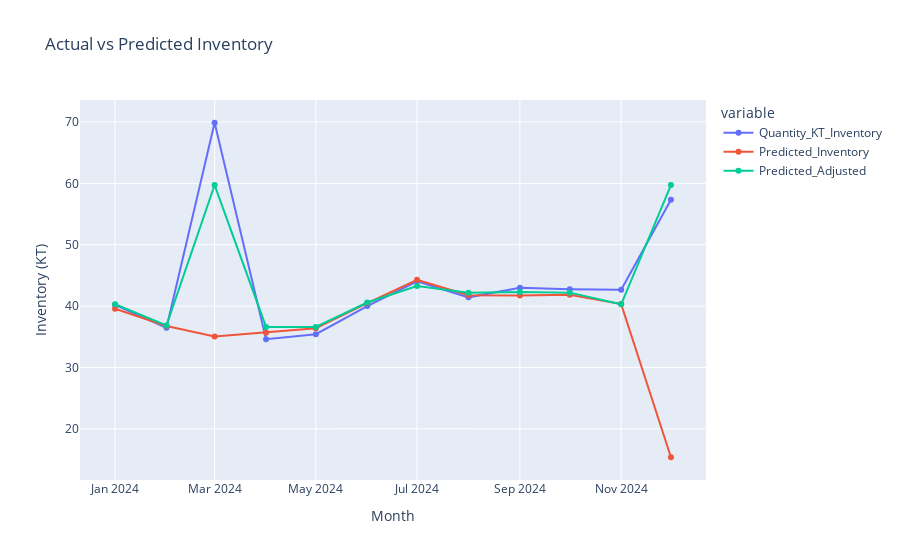

Notebook code for this chart:
### Code cell
X_all = scaler.transform(comparison[['Predicted_Inventory']].fillna(0))
comparison['Predicted_Adjusted'] = xgb.predict(X_all)
comparison['Deviation_Adjusted'] = comparison['Quantity_KT_Inventory'] - comparison['Predicted_Adjusted']

fig = px.line(comparison, x='month', y=['Quantity_KT_Inventory', 'Predicted_Inventory', 'Predicted_Adjusted'],
              title='Actual vs Predicted Inventory', markers=True)
fig.update_layout(yaxis_title='Inventory (KT)', xaxis_title='Month')
fig.show()

### Figure 1 — Plotly figure (JSON) as saved in the notebook; plotly's stock layout.template omitted (floating-point values rounded to 4 significant figures)
{"data": [{"hovertemplate": "variable=Quantity_KT_Inventory<br>month=%{x}<br>value=%{y}<extra></extra>", "legendgroup": "Quantity_KT_Inventory", "line": {"color": "#636efa", "dash": "solid"}, "marker": {"symbol": "circle"}, "mode": "lines+markers", "name": "Quantity_KT_Inventory", "orientation": "v", "showlegend": true, "type": "scatter", "x": ["2024-01-01T00:00:00", "2024-02-01T00:00:00", "2024-03-01T00:00:00", "2024-04-01T00:00:00", "2024-05-01T00:00:00", "2024-06-01T00:00:00", "2024-07-01T00:00:00", "2024-08-01T00:00:00", "2024-09-01T00:00:00", "2024-10-01T00:00:00", "2024-11-01T00:00:00", "2024-12-01T00:00:00"], "xaxis": "x", "y": [40.21, 36.47, 69.88, 34.62, 35.43, 40.01, 44.05, 41.43, 43.0, 42.75, 42.67, 57.33], "yaxis": "y"}, {"hovertemplate": "variable=Predicted_Inventory<br>month=%{x}<br>value=%{y}<extra></extra>", "legendgroup": "Predicted_Inventory", "line": {"color": "#EF553B", "dash": "solid"}, "marker": {"symbol": "circle"}, "mode": "lines+markers", "name": "Predicted_Inventory", "orientation": "v", "showlegend": true, "type": "scatter", "x": ["2024-01-01T00:00:00", "2024-02-01T00:00:00", "2024-03-01T00:00:00", "2024-04-01T00:00:00", "2024-05-01T00:00:00", "2024-06-01T00:00:00", "2024-07-01T00:00:00", "2024-08-01T00:00:00", "2024-09-01T00:00:00", "2024-10-01T00:00:00", "2024-11-01T00:00:00", "2024-12-01T00:00:00"], "xaxis": "x", "y": [39.58, 36.76, 35.05, 35.66, 36.37, 40.5, 44.29, 41.77, 41.73, 41.85, 40.33, 15.38], "yaxis": "y"}, {"hovertemplate": "variable=Predicted_Adjusted<br>month=%{x}<br>value=%{y}<extra></extra>", "legendgroup": "Predicted_Adjusted", "line": {"color": "#00cc96", "dash": "solid"}, "marker": {"symbol": "circle"}, "mode": "lines+markers", "name": "Predicted_Adjusted", "orientation": "v", "showlegend": true, "type": "scatter", "x": ["2024-01-01T00:00:00", "2024-02-01T00:00:00", "2024-03-01T00:00:00", "2024-04-01T00:00:00", "2024-05-01T00:00:00", "2024-06-01T00:00:00", "2024-07-01T00:00:00", "2024-08-01T00:00:00", "2024-09-01T00:00:00", "2024-10-01T00:00:00", "2024-11-01T00:00:00", "2024-12-01T00:00:00"], "xaxis": "x", "y": [40.3, 36.86, 59.73, 36.61, 36.61, 40.59, 43.27, 42.2, 42.32, 42.2, 40.3, 59.73], "yaxis": "y"}], "layout": {"legend": {"title": {"text": "variable"}, "tracegroupgap": 0}, "title": {"text": "Actual vs Predicted Inventory"}, "xaxis": {"anchor": "y", "domain": [0, 1], "title": {"text": "Month"}}, "yaxis": {"anchor": "x", "domain": [0, 1], "title": {"text": "Inventory (KT)"}}}}
